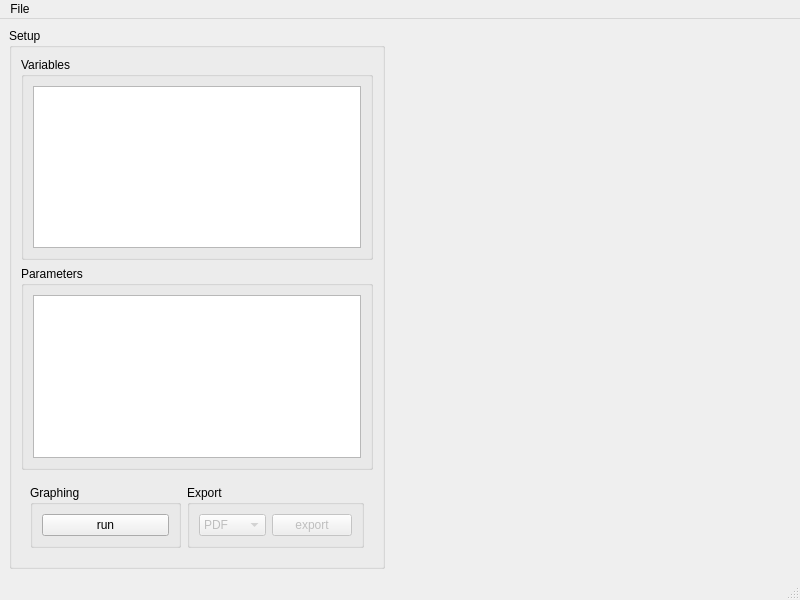
<?xml version="1.0" encoding="UTF-8"?>
<ui version="4.0">
 <class>ResultsWindow</class>
 <widget class="QMainWindow" name="ResultsWindow">
  <property name="geometry">
   <rect>
    <x>0</x>
    <y>0</y>
    <width>800</width>
    <height>600</height>
   </rect>
  </property>
  <property name="windowTitle">
   <string>ResultsVisualization</string>
  </property>
  <widget class="QWidget" name="centralwidget">
   <layout class="QHBoxLayout" name="horizontalLayout">
    <item>
     <widget class="QGroupBox" name="Settings">
      <property name="title">
       <string>Setup</string>
      </property>
      <layout class="QVBoxLayout" name="verticalLayout">
       <item>
        <widget class="QGroupBox" name="groupBox">
         <property name="title">
          <string>Variables</string>
         </property>
         <layout class="QVBoxLayout" name="verticalLayout_3">
          <item>
           <widget class="QListWidget" name="listWidget">
            <property name="selectionMode">
             <enum>QAbstractItemView::MultiSelection</enum>
            </property>
            <property name="selectionBehavior">
             <enum>QAbstractItemView::SelectRows</enum>
            </property>
           </widget>
          </item>
         </layout>
        </widget>
       </item>
       <item>
        <widget class="QGroupBox" name="groupBox_2">
         <property name="title">
          <string>Parameters</string>
         </property>
         <layout class="QVBoxLayout" name="verticalLayout_2">
          <item>
           <widget class="QListWidget" name="listWidget_2">
            <property name="selectionBehavior">
             <enum>QAbstractItemView::SelectRows</enum>
            </property>
           </widget>
          </item>
         </layout>
        </widget>
       </item>
       <item>
        <widget class="QWidget" name="widget" native="true">
         <layout class="QHBoxLayout" name="horizontalLayout_3">
          <item>
           <widget class="QGroupBox" name="groupBox">
            <property name="title">
             <string>Graphing</string>
            </property>
            <layout class="QHBoxLayout" name="horizontalLayout_2">
             <item>
              <widget class="QPushButton" name="pushButton">
               <property name="text">
                <string>run</string>
               </property>
              </widget>
             </item>
            </layout>
           </widget>
          </item>
          <item>
           <widget class="QGroupBox" name="groupBox_3">
            <property name="title">
             <string>Export</string>
            </property>
            <layout class="QHBoxLayout" name="horizontalLayout_4">
             <item>
              <widget class="QComboBox" name="comboBox">
               <property name="enabled">
                <bool>false</bool>
               </property>
               <item>
                <property name="text">
                 <string>PDF</string>
                </property>
               </item>
               <item>
                <property name="text">
                 <string>CSV</string>
                </property>
               </item>
               <item>
                <property name="text">
                 <string>Matlab</string>
                </property>
               </item>
              </widget>
             </item>
             <item>
              <widget class="QPushButton" name="pushButton_2">
               <property name="enabled">
                <bool>false</bool>
               </property>
               <property name="text">
                <string>export</string>
               </property>
              </widget>
             </item>
            </layout>
           </widget>
          </item>
         </layout>
        </widget>
       </item>
      </layout>
     </widget>
    </item>
    <item>
     <widget class="QWidget" name="plottingArea" native="true">
      <property name="minimumSize">
       <size>
        <width>400</width>
        <height>0</height>
       </size>
      </property>
     </widget>
    </item>
   </layout>
  </widget>
  <widget class="QMenuBar" name="menubar">
   <property name="geometry">
    <rect>
     <x>0</x>
     <y>0</y>
     <width>800</width>
     <height>27</height>
    </rect>
   </property>
   <widget class="QMenu" name="menuFile">
    <property name="title">
     <string>File</string>
    </property>
    <addaction name="actionLoad"/>
    <addaction name="actionSave"/>
   </widget>
   <addaction name="menuFile"/>
  </widget>
  <widget class="QStatusBar" name="statusbar"/>
  <action name="actionLoad">
   <property name="text">
    <string>Load...</string>
   </property>
   <property name="shortcut">
    <string>Ctrl+O</string>
   </property>
  </action>
  <action name="actionSave">
   <property name="enabled">
    <bool>false</bool>
   </property>
   <property name="text">
    <string>Save...</string>
   </property>
   <property name="shortcut">
    <string>Ctrl+S</string>
   </property>
  </action>
 </widget>
 <resources/>
 <connections/>
</ui>
